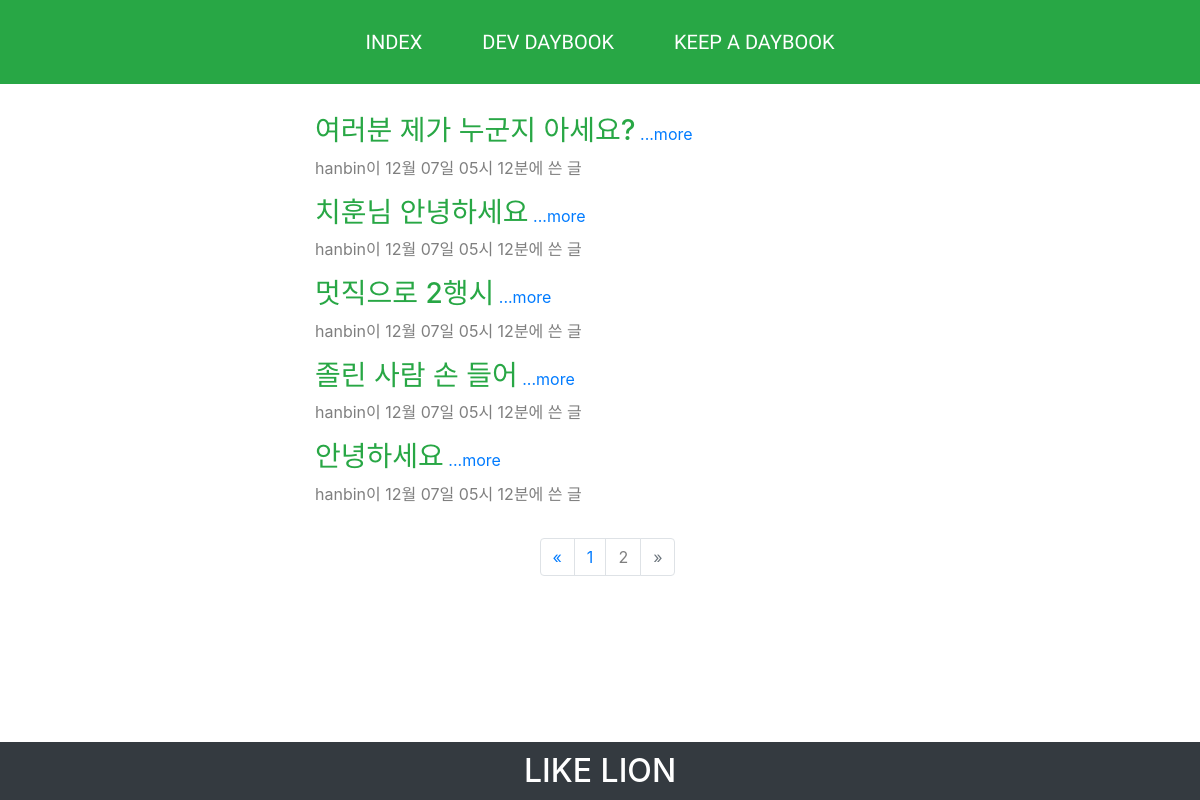
Page /boardview/?page=2 on the committed database.
### diaryboard/models.py (models this page shows, shortened)
class Post(models.Model):
    author = models.ForeignKey(settings.AUTH_USER_MODEL, on_delete=models.CASCADE)
    title = models.CharField(max_length=200)
    content = models.TextField()
    created_date = models.DateTimeField(auto_now=True)
    def summary(self):
        return self.title[:100]

### diaryboard/views.py (the view)
# urls.py: path('boardview/', diaryboard.views.boardview, name='boardview'),
def boardview(request):
    posts = all_posts.order_by('-id')
    paginator = Paginator(posts,7)
    page = request.GET.get('page')
    context = {
        'posts': posts,
        'pages': paginator.get_page(page)
    }
    return render(request,'boardview.html',context)

### diaryboard/templates/boardview.html
{% extends 'base.html' %}
{% load static %}
{% block content %}
<div class="boardContainer">
    {% for post in pages%}
    <h3 class="text-success">{{post.summary}}</h3> <a href="{% url 'detail' post.id %}">...more</a>
    <p class="mb-3 text-black-50">{{post.author}}이 {{post.created_date|date:"m월 d일 h시 m분"}}에 쓴 글</p>
    {% endfor %}
    <nav>
        {% if pages.has_other_pages %}
        <ul class="pagination justify-content-center p-3">
            {% if pages.has_previous %}
            <li class="page-item"><a class="page-link" href="?page={{ pages.previous_page_number }}">&laquo;</a></li>
            {% else %}
            <li class="page-item"><a class="page-link">&laquo;</a></li>
            {% endif %}
            {% for i in pages.paginator.page_range %}
            {% if pages.number == i %}
            <li class="page-item"><span class="page-link text-black-50">{{ i }} </span></li>
            {% else %}
            <li class="page-item"><a class="page-link" href="?page={{ i }}">{{ i }}</a></li>
            {% endif %}
            {% endfor %}
            {% if pages.has_next %}
            <li class="page-item"><a class="page-link" href="?page={{ pages.next_page_number }}">&raquo;</a></li>
            {% else %}
            <li class="page-item disabled"><span class="page-link">&raquo;</span></li>
            {% endif %}
        </ul>
        {% endif %}
    </nav>
</div>
{% endblock %}

### diaryboard/static/css/style.css (style rules this page uses)
h1,h2,p { padding: 0px; margin: 0px; }
body { min-height: 100%; }
.boardContainer { padding-left: 15px; width: 50%; margin: 30px auto; max-height: 514px; overflow: scroll; }
.boardContainer h3 { display: inline-block; }

### rows in the picture
Post: summary "여러분 제가 누군지 아세요?", author "hanbin", created_date "12월 07일 05시 12분"
Post: summary "치훈님 안녕하세요", author "hanbin", created_date "12월 07일 05시 12분"
Post: summary "멋직으로 2행시", author "hanbin", created_date "12월 07일 05시 12분"
Post: summary "졸린 사람 손 들어", author "hanbin", created_date "12월 07일 05시 12분"
Post: summary "안녕하세요", author "hanbin", created_date "12월 07일 05시 12분"

### other values in the picture
{{ i }} "1"
{{ i }} "2"
